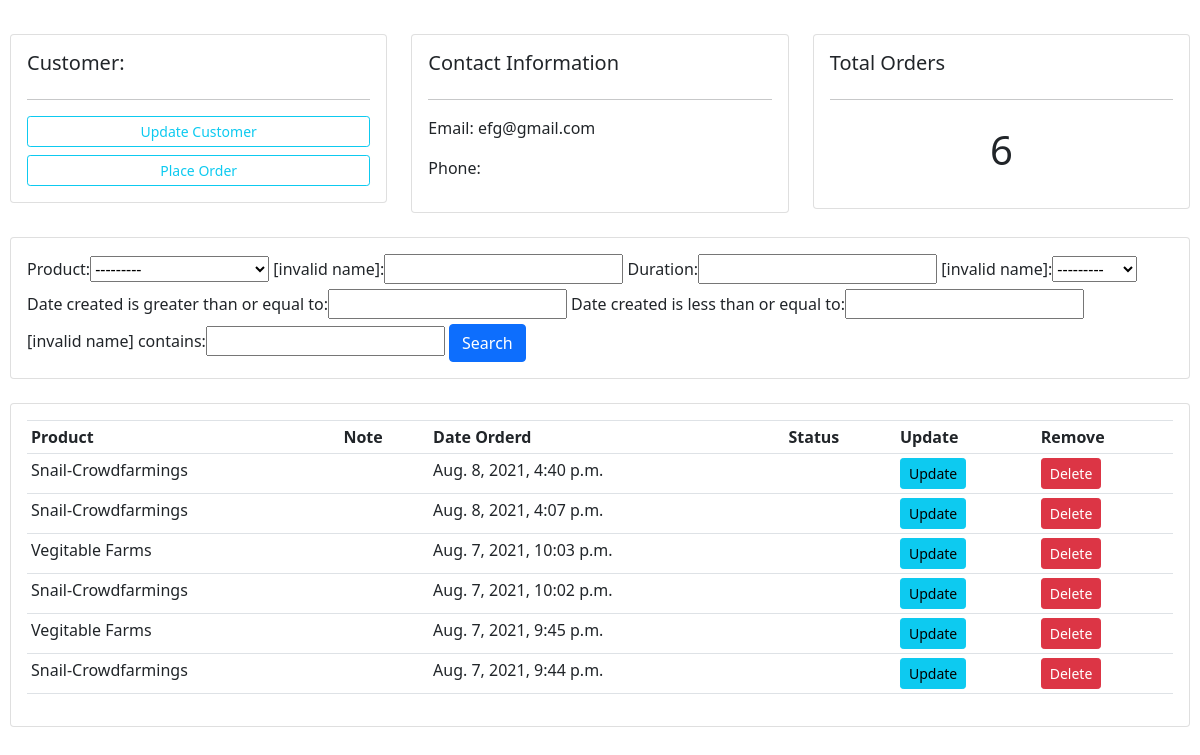
/customer/1/ (signed in), run on the app's committed database.
### core/models.py (models this page shows, shortened)
class Payment(models.Model):
    name = models.ForeignKey(Customer, null=True, blank=True, on_delete=models.CASCADE)
    product = models.ForeignKey(Product, null=True, blank=True, on_delete=models.CASCADE)
    duration = models.CharField(max_length=200, null=True)
    amount = models.PositiveIntegerField(default='0')
    email = models.EmailField(default=" ")
    ref = models.CharField(max_length=200)
    verified = models.BooleanField(default=False)
    date_created = models.DateTimeField(auto_now_add=True)
    class Meta:
        ordering = ("-date_created",)

### trisolace/models.py (models this page shows)
class Product(models.Model):
    CATEGORY = (
        ('Snail-Crowdfarmings', 'Snail-Crowdfarmings'),
        ('Vegitable Farms', 'Vegitable Farms'),
    )
    category = models.CharField(max_length=200, null=True, choices=CATEGORY)
    date_created = models.DateTimeField(auto_now_add=True, null=True)
    def __str__(self):
        return self.category

### trisolace/views.py (the view)
# urls.py: path('customer/<str:pk_test>/', views.customer, name="customer"),
def customer(request, pk_test):
    customer = Customer.objects.get(id=pk_test)
    orders = customer.payment_set.all()
    order_count = orders.count()
    get_user = request.user
    email= get_user.email
    phone= Customer.objects.all().filter(phone='phone')
    print(phone)
    myFilter = OrderFilter(request.GET, queryset=orders)
    orders = myFilter.qs
    context = {'customer': customer, 'orders': orders, 'order_count': order_count,
               'myFilter': myFilter, 'email': email}
    return render(request, 'trisolace/customer.html', context)

### trisolace/templates/trisolace/customer.html (shortened to what this page needs)
{% load static %}
<!DOCTYPE html>
<html>
<head>
	<link rel="stylesheet" href="https://stackpath.bootstrapcdn.com/bootstrap/4.3.1/css/bootstrap.min.css">
         <link href="https://cdn.jsdelivr.net/npm/bootstrap@5.0.0-beta2/dist/css/bootstrap.min.css" rel="stylesheet">
</head>
<body>
	<br>
<div class="row">
	<div class="col-md">
		<div class="card card-body">
			<h5>Customer:</h5>
			<hr>
			<a class="btn btn-outline-info  btn-sm btn-block" href="">Update Customer</a>
			<a class="btn btn-outline-info  btn-sm btn-block" href="">Place Order</a>
		</div>
	</div>
	<div class="col-md">
		<div class="card card-body">
			<h5>Contact Information</h5>
			<hr>
			<p>Email: {{email}}</p>
			<p>Phone: {{phone}}</p>
		</div>
	</div>
	<div class="col-md">
		<div class="card card-body">
			<h5>Total Orders</h5>
			<hr>
			<h1 style="text-align: center;padding: 10px">{{order_count}}</h1>
		</div>
	</div>
</div>
<br>
<div class="row">
	<div class="col">
		<div class="card card-body">
			<form method="get">
				{{myFilter.form}}
		    <button class="btn btn-primary" type="submit">Search</button>
		  </form>
		</div>
	</div>
</div>
<br>
<div class="row">
	<div class="col-md">
		<div class="card card-body">
			<table class="table table-sm">
				<tr>
					<th>Product</th>
					<th>Note</th>
					<th>Date Orderd</th>
					<th>Status</th>
					<th>Update</th>
					<th>Remove</th>
				</tr>
				{% for order in orders %}
				<tr>
					<td>{{order.product}}</td>
					<td>{{order.note}}</td>
					<td>{{order.date_created}}</td>
					<td>{{order.status}}</td>
					<td><a class="btn btn-sm btn-info" href="">Update</a></td>
					<td><a class="btn btn-sm btn-danger" href="">Delete</a></td>
				</tr>
				{% endfor %}
			</table>
		</div>
	</div>
</div>
</body>
</html>

### trisolace/templates/trisolace/customer.html (style rules this page uses)
body { background-color: #ffffff; padding: 10px }

### data on the page
Payment: product "Snail-Crowdfarmings", date_created "Aug. 8, 2021, 4:40 p.m."
Payment: product "Snail-Crowdfarmings", date_created "Aug. 8, 2021, 4:07 p.m."
Payment: product "Vegitable Farms", date_created "Aug. 7, 2021, 10:03 p.m."
Payment: product "Snail-Crowdfarmings", date_created "Aug. 7, 2021, 10:02 p.m."
Payment: product "Vegitable Farms", date_created "Aug. 7, 2021, 9:45 p.m."
Payment: product "Snail-Crowdfarmings", date_created "Aug. 7, 2021, 9:44 p.m."

### other printed values
{{ email }} "efg@gmail.com"
{{ order_count }} "6"
